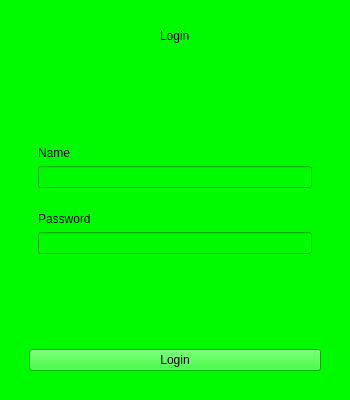
<?xml version="1.0" encoding="UTF-8"?>
<ui version="4.0">
 <class>Widget</class>
 <widget class="QWidget" name="Widget">
  <property name="geometry">
   <rect>
    <x>0</x>
    <y>0</y>
    <width>350</width>
    <height>400</height>
   </rect>
  </property>
  <property name="windowTitle">
   <string>Widget</string>
  </property>
  <property name="styleSheet">
   <string notr="true">background-color: rgb(0,250, 0);</string>
  </property>
  <layout class="QHBoxLayout" name="horizontalLayout">
   <item>
    <widget class="QWidget" name="widget" native="true">
     <layout class="QVBoxLayout" name="verticalLayout">
      <item alignment="Qt::AlignTop">
       <widget class="QWidget" name="widget_2" native="true">
        <layout class="QHBoxLayout" name="horizontalLayout_2">
         <item alignment="Qt::AlignHCenter">
          <widget class="QLabel" name="label">
           <property name="text">
            <string>Login</string>
           </property>
          </widget>
         </item>
        </layout>
       </widget>
      </item>
      <item>
       <widget class="QWidget" name="widget_3" native="true">
        <property name="enabled">
         <bool>true</bool>
        </property>
        <layout class="QVBoxLayout" name="verticalLayout_2">
         <item>
          <widget class="QWidget" name="widget_6" native="true">
           <layout class="QVBoxLayout" name="verticalLayout_3">
            <item>
             <widget class="QLabel" name="lbEmail">
              <property name="text">
               <string>Name</string>
              </property>
             </widget>
            </item>
            <item>
             <widget class="QLineEdit" name="i_name"/>
            </item>
           </layout>
          </widget>
         </item>
         <item>
          <widget class="QWidget" name="widget_6" native="true">
           <layout class="QVBoxLayout" name="verticalLayout_3">
            <item>
             <widget class="QLabel" name="lbEmail">
              <property name="text">
               <string>Password</string>
              </property>
             </widget>
            </item>
            <item>
             <widget class="QLineEdit" name="i_password"/>
            </item>
           </layout>
          </widget>
         </item>
        </layout>
       </widget>
      </item>
      <item alignment="Qt::AlignBottom">
       <widget class="QWidget" name="widget_4" native="true">
        <layout class="QHBoxLayout" name="horizontalLayout_3">
         <item>
          <widget class="QPushButton" name="bt_login">
           <property name="text">
            <string>Login</string>
           </property>
          </widget>
         </item>
        </layout>
       </widget>
      </item>
     </layout>
    </widget>
   </item>
  </layout>
 </widget>
 <resources/>
 <connections/>
</ui>
